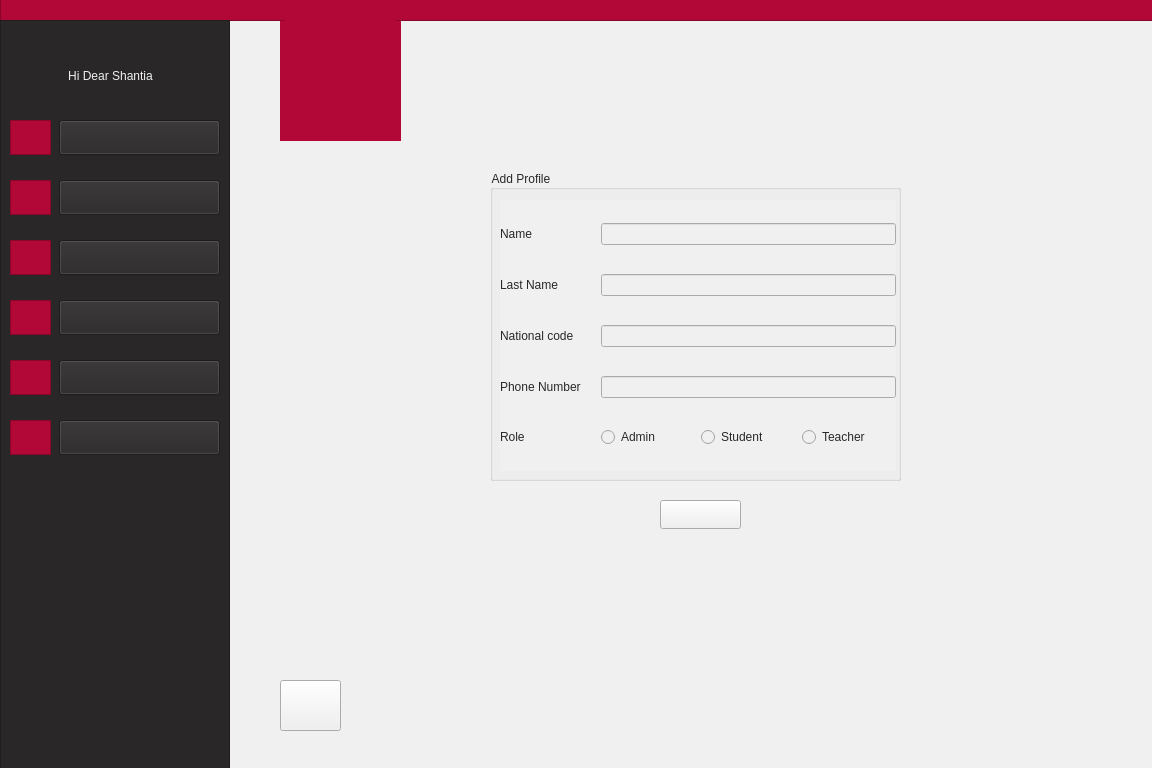
<?xml version="1.0" encoding="UTF-8"?>
<ui version="4.0">
 <class>AdminAddPeople</class>
 <widget class="QWidget" name="AdminAddPeople">
  <property name="geometry">
   <rect>
    <x>0</x>
    <y>0</y>
    <width>1152</width>
    <height>768</height>
   </rect>
  </property>
  <property name="minimumSize">
   <size>
    <width>1152</width>
    <height>768</height>
   </size>
  </property>
  <property name="windowTitle">
   <string>Form</string>
  </property>
  <property name="styleSheet">
   <string notr="true">background-color: rgb(240, 240, 240);</string>
  </property>
  <widget class="QLabel" name="label">
   <property name="geometry">
    <rect>
     <x>280</x>
     <y>20</y>
     <width>121</width>
     <height>121</height>
    </rect>
   </property>
   <property name="styleSheet">
    <string notr="true">background-color: rgb(178, 8, 55);
border-color: rgb(178, 8, 55);
</string>
   </property>
   <property name="text">
    <string/>
   </property>
   <property name="pixmap">
    <pixmap>:/AjaxLogo/filename.jpg</pixmap>
   </property>
   <property name="scaledContents">
    <bool>true</bool>
   </property>
   <property name="alignment">
    <set>Qt::AlignCenter</set>
   </property>
  </widget>
  <widget class="QLabel" name="label_9">
   <property name="geometry">
    <rect>
     <x>285</x>
     <y>20</y>
     <width>111</width>
     <height>111</height>
    </rect>
   </property>
   <property name="styleSheet">
    <string notr="true">background-color: rgb(178, 8, 55);</string>
   </property>
   <property name="text">
    <string/>
   </property>
   <property name="pixmap">
    <pixmap resource="pictures.qrc">:/logo/filename.jpg</pixmap>
   </property>
   <property name="scaledContents">
    <bool>true</bool>
   </property>
  </widget>
  <widget class="QFrame" name="frame">
   <property name="geometry">
    <rect>
     <x>0</x>
     <y>-10</y>
     <width>1161</width>
     <height>31</height>
    </rect>
   </property>
   <property name="styleSheet">
    <string notr="true">background-color: rgb(178, 8, 55);
border-color: rgb(178, 8, 55);</string>
   </property>
   <property name="frameShape">
    <enum>QFrame::StyledPanel</enum>
   </property>
   <property name="frameShadow">
    <enum>QFrame::Raised</enum>
   </property>
  </widget>
  <widget class="QFrame" name="frame_2">
   <property name="geometry">
    <rect>
     <x>0</x>
     <y>20</y>
     <width>230</width>
     <height>768</height>
    </rect>
   </property>
   <property name="styleSheet">
    <string notr="true">background-color: rgb(41, 39, 40);
border-color: rgb(41, 39, 40);</string>
   </property>
   <property name="frameShape">
    <enum>QFrame::StyledPanel</enum>
   </property>
   <property name="frameShadow">
    <enum>QFrame::Raised</enum>
   </property>
   <widget class="QPushButton" name="pushButton">
    <property name="geometry">
     <rect>
      <x>59</x>
      <y>100</y>
      <width>161</width>
      <height>35</height>
     </rect>
    </property>
    <property name="styleSheet">
     <string notr="true">font: 11pt &quot;Montserrat&quot;;
</string>
    </property>
    <property name="text">
     <string/>
    </property>
   </widget>
   <widget class="QPushButton" name="pushButton_2">
    <property name="geometry">
     <rect>
      <x>59</x>
      <y>160</y>
      <width>161</width>
      <height>35</height>
     </rect>
    </property>
    <property name="styleSheet">
     <string notr="true">font: 11pt &quot;Montserrat&quot;;
</string>
    </property>
    <property name="text">
     <string/>
    </property>
   </widget>
   <widget class="QPushButton" name="pushButton_3">
    <property name="geometry">
     <rect>
      <x>59</x>
      <y>220</y>
      <width>161</width>
      <height>35</height>
     </rect>
    </property>
    <property name="styleSheet">
     <string notr="true">font: 11pt &quot;Montserrat&quot;;
</string>
    </property>
    <property name="text">
     <string/>
    </property>
   </widget>
   <widget class="QPushButton" name="pushButton_4">
    <property name="geometry">
     <rect>
      <x>59</x>
      <y>280</y>
      <width>161</width>
      <height>35</height>
     </rect>
    </property>
    <property name="styleSheet">
     <string notr="true">font: 11pt &quot;Montserrat&quot;;
</string>
    </property>
    <property name="text">
     <string/>
    </property>
   </widget>
   <widget class="QFrame" name="frame_3">
    <property name="geometry">
     <rect>
      <x>10</x>
      <y>100</y>
      <width>41</width>
      <height>35</height>
     </rect>
    </property>
    <property name="styleSheet">
     <string notr="true">background-color: rgb(178, 8, 55);
border-color: rgb(178, 8, 55);</string>
    </property>
    <property name="frameShape">
     <enum>QFrame::StyledPanel</enum>
    </property>
    <property name="frameShadow">
     <enum>QFrame::Raised</enum>
    </property>
    <widget class="QLabel" name="label_6">
     <property name="geometry">
      <rect>
       <x>5</x>
       <y>1</y>
       <width>31</width>
       <height>31</height>
      </rect>
     </property>
     <property name="styleSheet">
      <string notr="true"/>
     </property>
     <property name="text">
      <string/>
     </property>
     <property name="pixmap">
      <pixmap resource="icon.qrc">:/icon/profile.png</pixmap>
     </property>
     <property name="scaledContents">
      <bool>true</bool>
     </property>
    </widget>
   </widget>
   <widget class="QFrame" name="frame_5">
    <property name="geometry">
     <rect>
      <x>10</x>
      <y>160</y>
      <width>41</width>
      <height>35</height>
     </rect>
    </property>
    <property name="cursor">
     <cursorShape>ArrowCursor</cursorShape>
    </property>
    <property name="styleSheet">
     <string notr="true">background-color: rgb(178, 8, 55);
border-color: rgb(178, 8, 55);</string>
    </property>
    <property name="frameShape">
     <enum>QFrame::StyledPanel</enum>
    </property>
    <property name="frameShadow">
     <enum>QFrame::Raised</enum>
    </property>
    <widget class="QLabel" name="label_10">
     <property name="geometry">
      <rect>
       <x>5</x>
       <y>2</y>
       <width>31</width>
       <height>31</height>
      </rect>
     </property>
     <property name="text">
      <string/>
     </property>
     <property name="pixmap">
      <pixmap resource="icon.qrc">:/icon/message.png</pixmap>
     </property>
     <property name="scaledContents">
      <bool>true</bool>
     </property>
    </widget>
   </widget>
   <widget class="QFrame" name="frame_6">
    <property name="geometry">
     <rect>
      <x>10</x>
      <y>220</y>
      <width>41</width>
      <height>35</height>
     </rect>
    </property>
    <property name="styleSheet">
     <string notr="true">background-color: rgb(178, 8, 55);
border-color: rgb(178, 8, 55);</string>
    </property>
    <property name="frameShape">
     <enum>QFrame::StyledPanel</enum>
    </property>
    <property name="frameShadow">
     <enum>QFrame::Raised</enum>
    </property>
    <widget class="QLabel" name="label_7">
     <property name="geometry">
      <rect>
       <x>5</x>
       <y>2</y>
       <width>31</width>
       <height>31</height>
      </rect>
     </property>
     <property name="text">
      <string/>
     </property>
     <property name="pixmap">
      <pixmap resource="icon.qrc">:/icon/add-user.png</pixmap>
     </property>
     <property name="scaledContents">
      <bool>true</bool>
     </property>
    </widget>
   </widget>
   <widget class="QFrame" name="frame_7">
    <property name="geometry">
     <rect>
      <x>10</x>
      <y>280</y>
      <width>41</width>
      <height>35</height>
     </rect>
    </property>
    <property name="styleSheet">
     <string notr="true">background-color: rgb(178, 8, 55);
border-color: rgb(178, 8, 55);</string>
    </property>
    <property name="frameShape">
     <enum>QFrame::StyledPanel</enum>
    </property>
    <property name="frameShadow">
     <enum>QFrame::Raised</enum>
    </property>
    <widget class="QLabel" name="label_11">
     <property name="geometry">
      <rect>
       <x>5</x>
       <y>2</y>
       <width>31</width>
       <height>31</height>
      </rect>
     </property>
     <property name="text">
      <string/>
     </property>
     <property name="pixmap">
      <pixmap resource="icon.qrc">:/icon/upload-mail.png</pixmap>
     </property>
     <property name="scaledContents">
      <bool>true</bool>
     </property>
    </widget>
   </widget>
   <widget class="QLabel" name="label_2">
    <property name="geometry">
     <rect>
      <x>20</x>
      <y>40</y>
      <width>181</width>
      <height>31</height>
     </rect>
    </property>
    <property name="styleSheet">
     <string notr="true">font: 11pt &quot;Montserrat&quot;;
color: rgb(240, 240, 240);</string>
    </property>
    <property name="text">
     <string>Hi Dear Shantia</string>
    </property>
    <property name="alignment">
     <set>Qt::AlignCenter</set>
    </property>
   </widget>
   <widget class="QLabel" name="label_3">
    <property name="geometry">
     <rect>
      <x>100</x>
      <y>100</y>
      <width>81</width>
      <height>30</height>
     </rect>
    </property>
    <property name="autoFillBackground">
     <bool>false</bool>
    </property>
    <property name="styleSheet">
     <string notr="true">font: 11pt &quot;Montserrat&quot;;
color: rgb(240, 240, 240);</string>
    </property>
    <property name="lineWidth">
     <number>0</number>
    </property>
    <property name="text">
     <string>Profile</string>
    </property>
    <property name="alignment">
     <set>Qt::AlignCenter</set>
    </property>
   </widget>
   <widget class="QLabel" name="label_4">
    <property name="geometry">
     <rect>
      <x>90</x>
      <y>160</y>
      <width>101</width>
      <height>30</height>
     </rect>
    </property>
    <property name="styleSheet">
     <string notr="true">font: 11pt &quot;Montserrat&quot;;
color: rgb(240, 240, 240);</string>
    </property>
    <property name="text">
     <string>Messges</string>
    </property>
    <property name="alignment">
     <set>Qt::AlignCenter</set>
    </property>
   </widget>
   <widget class="QLabel" name="label_5">
    <property name="geometry">
     <rect>
      <x>90</x>
      <y>220</y>
      <width>111</width>
      <height>30</height>
     </rect>
    </property>
    <property name="styleSheet">
     <string notr="true">font: 11pt &quot;Montserrat&quot;;
color: rgb(240, 240, 240);</string>
    </property>
    <property name="text">
     <string>Add People</string>
    </property>
    <property name="alignment">
     <set>Qt::AlignCenter</set>
    </property>
   </widget>
   <widget class="QLabel" name="label_8">
    <property name="geometry">
     <rect>
      <x>70</x>
      <y>280</y>
      <width>141</width>
      <height>30</height>
     </rect>
    </property>
    <property name="styleSheet">
     <string notr="true">font: 11pt &quot;Montserrat&quot;;
color: rgb(240, 240, 240);</string>
    </property>
    <property name="text">
     <string>Send Assertion</string>
    </property>
    <property name="alignment">
     <set>Qt::AlignCenter</set>
    </property>
   </widget>
   <widget class="QFrame" name="frame_8">
    <property name="geometry">
     <rect>
      <x>10</x>
      <y>340</y>
      <width>41</width>
      <height>35</height>
     </rect>
    </property>
    <property name="styleSheet">
     <string notr="true">background-color: rgb(178, 8, 55);
border-color: rgb(178, 8, 55);</string>
    </property>
    <property name="frameShape">
     <enum>QFrame::StyledPanel</enum>
    </property>
    <property name="frameShadow">
     <enum>QFrame::Raised</enum>
    </property>
    <widget class="QLabel" name="label_19">
     <property name="geometry">
      <rect>
       <x>5</x>
       <y>2</y>
       <width>31</width>
       <height>31</height>
      </rect>
     </property>
     <property name="text">
      <string/>
     </property>
     <property name="pixmap">
      <pixmap resource="classIcon.qrc">:/classIcon/icons8-class-50.png</pixmap>
     </property>
     <property name="scaledContents">
      <bool>true</bool>
     </property>
    </widget>
   </widget>
   <widget class="QPushButton" name="pushButton_7">
    <property name="geometry">
     <rect>
      <x>59</x>
      <y>340</y>
      <width>161</width>
      <height>35</height>
     </rect>
    </property>
    <property name="styleSheet">
     <string notr="true">font: 11pt &quot;Montserrat&quot;;
</string>
    </property>
    <property name="text">
     <string/>
    </property>
   </widget>
   <widget class="QLabel" name="label_20">
    <property name="geometry">
     <rect>
      <x>90</x>
      <y>350</y>
      <width>101</width>
      <height>20</height>
     </rect>
    </property>
    <property name="styleSheet">
     <string notr="true">font: 11pt &quot;Montserrat&quot;;
color: rgb(240, 240, 240);</string>
    </property>
    <property name="text">
     <string>Add CLass</string>
    </property>
   </widget>
   <widget class="QFrame" name="frame_9">
    <property name="geometry">
     <rect>
      <x>10</x>
      <y>400</y>
      <width>41</width>
      <height>35</height>
     </rect>
    </property>
    <property name="styleSheet">
     <string notr="true">background-color: rgb(178, 8, 55);
border-color: rgb(178, 8, 55);</string>
    </property>
    <property name="frameShape">
     <enum>QFrame::StyledPanel</enum>
    </property>
    <property name="frameShadow">
     <enum>QFrame::Raised</enum>
    </property>
    <widget class="QLabel" name="label_21">
     <property name="geometry">
      <rect>
       <x>5</x>
       <y>2</y>
       <width>31</width>
       <height>31</height>
      </rect>
     </property>
     <property name="text">
      <string/>
     </property>
     <property name="pixmap">
      <pixmap resource="icon.qrc">:/icon/information.png</pixmap>
     </property>
     <property name="scaledContents">
      <bool>true</bool>
     </property>
    </widget>
   </widget>
   <widget class="QLabel" name="label_22">
    <property name="geometry">
     <rect>
      <x>60</x>
      <y>400</y>
      <width>161</width>
      <height>30</height>
     </rect>
    </property>
    <property name="styleSheet">
     <string notr="true">font: 11pt &quot;Montserrat&quot;;
color: rgb(240, 240, 240);</string>
    </property>
    <property name="text">
     <string>Class Information</string>
    </property>
    <property name="alignment">
     <set>Qt::AlignCenter</set>
    </property>
   </widget>
   <widget class="QPushButton" name="pushButton_6">
    <property name="geometry">
     <rect>
      <x>59</x>
      <y>400</y>
      <width>161</width>
      <height>35</height>
     </rect>
    </property>
    <property name="styleSheet">
     <string notr="true">font: 11pt &quot;Montserrat&quot;;
</string>
    </property>
    <property name="text">
     <string/>
    </property>
   </widget>
   <zorder>frame_5</zorder>
   <zorder>frame_6</zorder>
   <zorder>frame_7</zorder>
   <zorder>label_2</zorder>
   <zorder>label_3</zorder>
   <zorder>label_4</zorder>
   <zorder>label_5</zorder>
   <zorder>label_8</zorder>
   <zorder>frame_3</zorder>
   <zorder>pushButton</zorder>
   <zorder>pushButton_2</zorder>
   <zorder>pushButton_3</zorder>
   <zorder>pushButton_4</zorder>
   <zorder>frame_8</zorder>
   <zorder>label_20</zorder>
   <zorder>pushButton_7</zorder>
   <zorder>frame_9</zorder>
   <zorder>label_22</zorder>
   <zorder>pushButton_6</zorder>
  </widget>
  <widget class="QPushButton" name="backToMenu">
   <property name="geometry">
    <rect>
     <x>280</x>
     <y>680</y>
     <width>61</width>
     <height>51</height>
    </rect>
   </property>
   <property name="text">
    <string/>
   </property>
  </widget>
  <widget class="QLabel" name="label_14">
   <property name="geometry">
    <rect>
     <x>290</x>
     <y>680</y>
     <width>41</width>
     <height>46</height>
    </rect>
   </property>
   <property name="text">
    <string/>
   </property>
   <property name="pixmap">
    <pixmap resource="arrowIcon.qrc">:/new/prefix1/icons8-left-arrow-50.png</pixmap>
   </property>
   <property name="scaledContents">
    <bool>true</bool>
   </property>
  </widget>
  <widget class="QGroupBox" name="INFO">
   <property name="geometry">
    <rect>
     <x>490</x>
     <y>170</y>
     <width>411</width>
     <height>311</height>
    </rect>
   </property>
   <property name="styleSheet">
    <string notr="true">color: rgb(41, 39, 40);
font: 9pt &quot;Montserrat&quot;;</string>
   </property>
   <property name="title">
    <string>Add Profile</string>
   </property>
   <widget class="QWidget" name="gridLayoutWidget">
    <property name="geometry">
     <rect>
      <x>10</x>
      <y>30</y>
      <width>396</width>
      <height>271</height>
     </rect>
    </property>
    <layout class="QGridLayout" name="gridLayout">
     <item row="0" column="0">
      <widget class="QLabel" name="label_17">
       <property name="styleSheet">
        <string notr="true">color: rgb(41, 39, 40);
font: 9pt &quot;Montserrat&quot;;</string>
       </property>
       <property name="text">
        <string>Name</string>
       </property>
      </widget>
     </item>
     <item row="4" column="0">
      <widget class="QLabel" name="label_13">
       <property name="styleSheet">
        <string notr="true">color: rgb(41, 39, 40);
font: 9pt &quot;Montserrat&quot;;</string>
       </property>
       <property name="text">
        <string>Role</string>
       </property>
      </widget>
     </item>
     <item row="4" column="2">
      <widget class="QRadioButton" name="radioButton_2">
       <property name="text">
        <string>Student</string>
       </property>
      </widget>
     </item>
     <item row="2" column="0">
      <widget class="QLabel" name="label_15">
       <property name="styleSheet">
        <string notr="true">color: rgb(41, 39, 40);
font: 9pt &quot;Montserrat&quot;;</string>
       </property>
       <property name="text">
        <string>National code</string>
       </property>
      </widget>
     </item>
     <item row="1" column="0">
      <widget class="QLabel" name="label_16">
       <property name="styleSheet">
        <string notr="true">color: rgb(41, 39, 40);
font: 9pt &quot;Montserrat&quot;;</string>
       </property>
       <property name="text">
        <string>Last Name</string>
       </property>
      </widget>
     </item>
     <item row="3" column="0">
      <widget class="QLabel" name="label_12">
       <property name="styleSheet">
        <string notr="true">color: rgb(41, 39, 40);
font: 9pt &quot;Montserrat&quot;;</string>
       </property>
       <property name="text">
        <string>Phone Number</string>
       </property>
      </widget>
     </item>
     <item row="4" column="1">
      <widget class="QRadioButton" name="radioButton">
       <property name="text">
        <string>Admin</string>
       </property>
      </widget>
     </item>
     <item row="4" column="3">
      <widget class="QRadioButton" name="radioButton_3">
       <property name="text">
        <string>Teacher</string>
       </property>
      </widget>
     </item>
     <item row="3" column="1" colspan="3">
      <widget class="QLineEdit" name="numberLine"/>
     </item>
     <item row="2" column="1" colspan="3">
      <widget class="QLineEdit" name="NcodeLine"/>
     </item>
     <item row="1" column="1" colspan="3">
      <widget class="QLineEdit" name="lastNameLine"/>
     </item>
     <item row="0" column="1" colspan="3">
      <widget class="QLineEdit" name="nameLine"/>
     </item>
    </layout>
   </widget>
  </widget>
  <widget class="QPushButton" name="AddBtn">
   <property name="geometry">
    <rect>
     <x>660</x>
     <y>500</y>
     <width>81</width>
     <height>29</height>
    </rect>
   </property>
   <property name="styleSheet">
    <string notr="true"/>
   </property>
   <property name="text">
    <string/>
   </property>
  </widget>
  <widget class="QLabel" name="label_18">
   <property name="geometry">
    <rect>
     <x>670</x>
     <y>500</y>
     <width>63</width>
     <height>20</height>
    </rect>
   </property>
   <property name="styleSheet">
    <string notr="true">color: rgb(178, 8, 55);
font: 9pt &quot;Montserrat&quot;;</string>
   </property>
   <property name="text">
    <string>Add </string>
   </property>
   <property name="alignment">
    <set>Qt::AlignCenter</set>
   </property>
  </widget>
  <zorder>label</zorder>
  <zorder>frame</zorder>
  <zorder>frame_2</zorder>
  <zorder>label_14</zorder>
  <zorder>backToMenu</zorder>
  <zorder>INFO</zorder>
  <zorder>label_18</zorder>
  <zorder>label_9</zorder>
  <zorder>AddBtn</zorder>
 </widget>
 <resources>
  <include location="classIcon.qrc"/>
  <include location="icon.qrc"/>
  <include location="arrowIcon.qrc"/>
  <include location="pictures.qrc"/>
 </resources>
 <connections/>
</ui>
